Frame 1 (no input): blank canvas, image omitted
Frame 60 (no input): blank canvas, image omitted
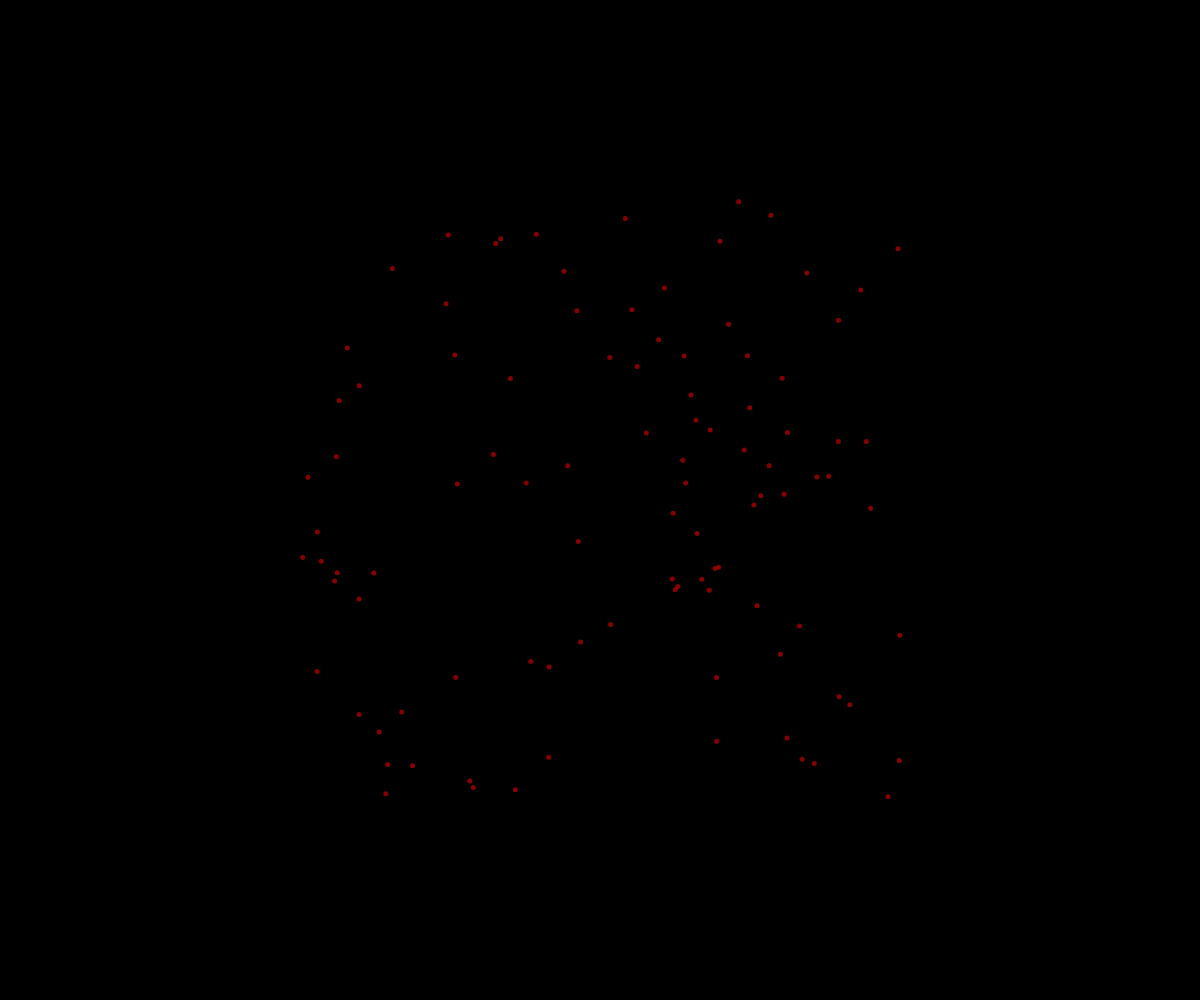
Frame 120 (the mouse pressed at the canvas centre since frame 60)

The p5.js sketch whose frames 1 and 60 were blank and that drew this single picture after the mouse press (run headless with seeded random() and noise() and a simulated clock; from frame 60 on, the mouse is pressed at the canvas centre):

// p5.js sketch
// ── sketch.js
// Fireworks OOP demo

const NUMBER_OF_FIREWORKS_PER_CLICK = 100;

class Particle {
  constructor(x, y) {
    this.x = x;
    this.y = y;
    this.size = 5;
    this.dx = random(-5, 5);
    this.dy = random (-5, 5);
    this.r = 255;
    this .g = 0;
    this.b = 0;
    this.opacity = 255;
  }

  display() {
    noStroke();
    fill(this.r, this.g, this.b, this.opacity);
    circle(this.x, this.y, this.size);
  }

  update() {
    // move the particle
    this.x += this.dx;
    this.y += this.dy;

    // fade away over time
    this.opacity -= 2;
  }

  isDead() {
    return this.opacity <= 0;
  }
}

let theFireworks = [];

function setup() {
  createCanvas(windowWidth, windowHeight);
}

function draw() {
  background(0);

  for (let firework of theFireworks) {
    if (firework.isDead()) {
      //delete it
      let index = theFireworks.indexOf(firework);
      theFireworks.splice(index, 1);
    }
    else {
      // move and display it
      firework.update();
      firework.display();
    }
  }
}
   


function mousePressed() {
  for (let i = 0; i < NUMBER_OF_FIREWORKS_PER_CLICK; i++) {
    let someFirework = new Particle(mouseX, mouseY);
    theFireworks.push(someFirework);
  }
}
